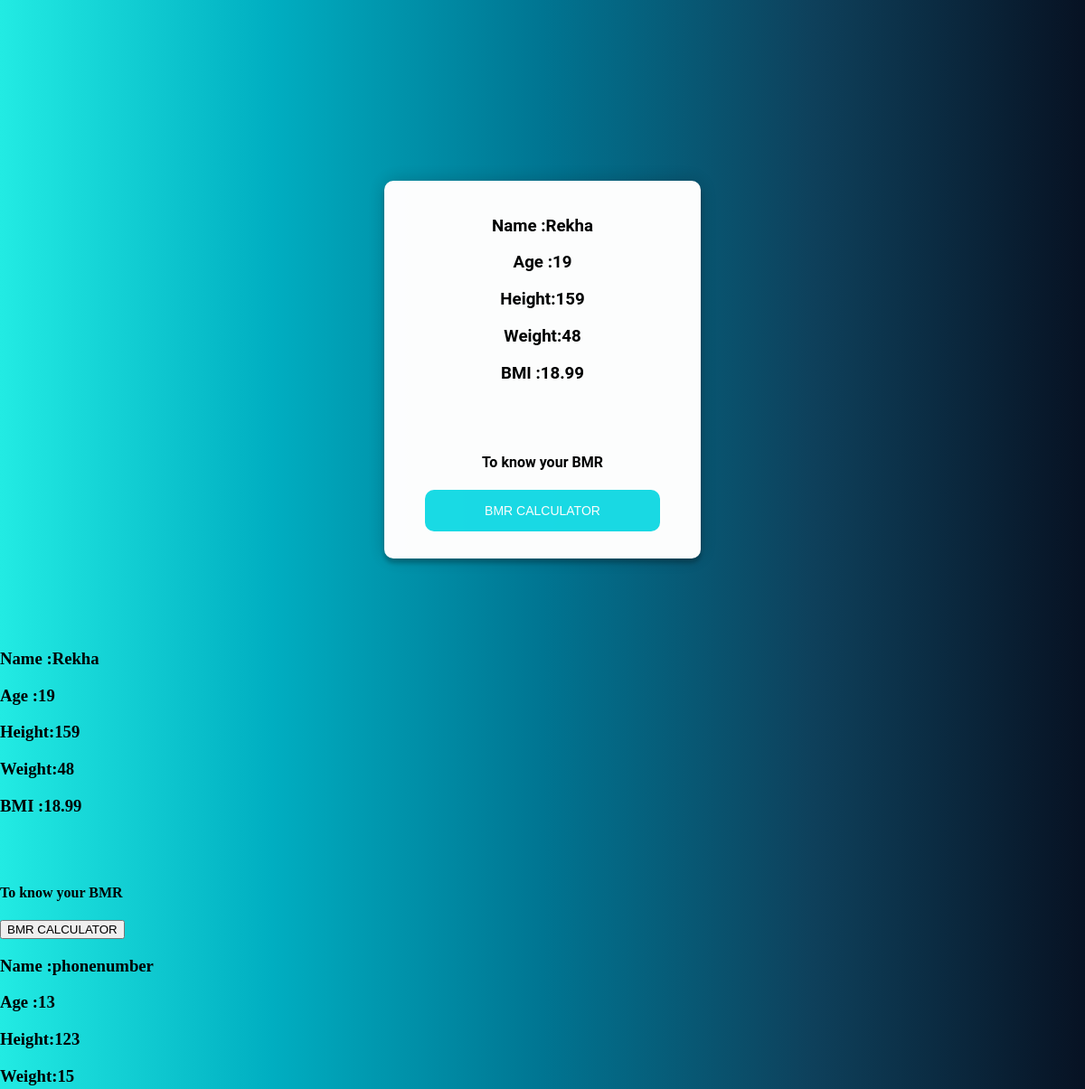
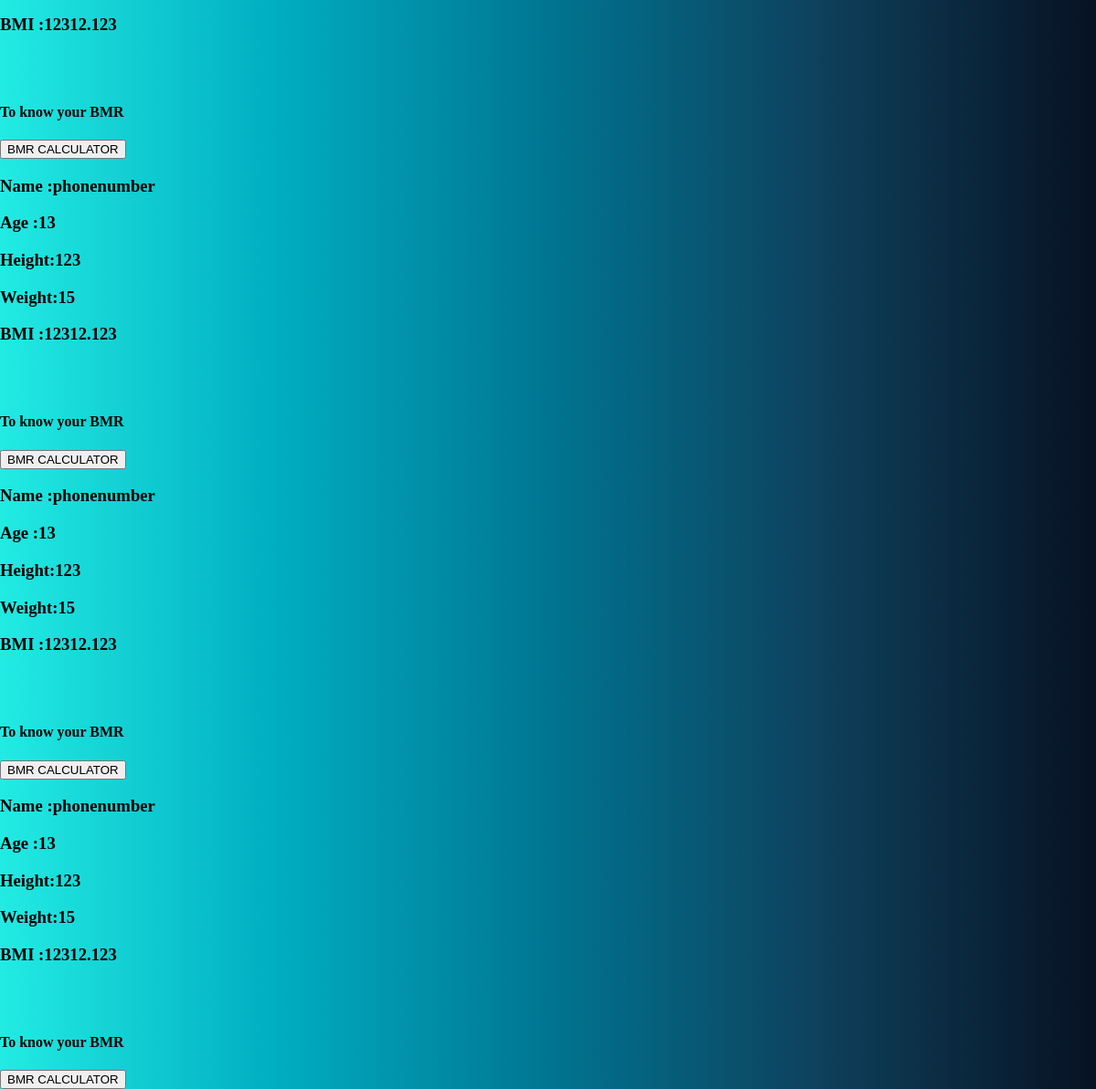
Screenshot of /details/ with the database file from the repository (2 pictures, top to bottom).
### userdata/models.py (models this page shows, shortened)
class userdata (models.Model):
        name = models.CharField(max_length=200)
        age = models.BigIntegerField()
        weight= models.BigIntegerField()
        height=models.BigIntegerField()
        bmi = models.FloatField()

### details/views.py (the view)
# urls.py: path('', views.details, name='details' ),
def details (request):
    usersdata=userdata.objects.all()
    return render (request, 'detail.html', {'data':usersdata})

### templates/detail.html (shortened to what this page needs)
<!DOCTYPE html>
<html>
<head>
</head>
<body>
    <div class="form" >
		<form method="GET" action="{% url 'login' %}">
			{%for dt in data%}
        <h3>Name :{{dt.name}}<h3>
		<h3>Age   :{{dt.age}}<h3>
		<h3>Height:{{dt.height}}<h3>
		<h3>Weight:{{dt.weight}}<h3>
		<h3>BMI   :{{dt.bmi}}</h3>
		<br>
		<br>
		<h4>To know your BMR</h4>
		<button type="submit" >BMR CALCULATOR </button>
	</div>
	{%endfor%}
</body>
</html>

### templates/detail.html (style rules this page uses)
body { padding: 0; margin: 0; background-image: linear-gradient(to left, #071223, #0e405b, #007592, #00aec1, #22ebe3); background-size: cover; }
.form { font-family: "Roboto", sans-serif; position: relative; z-index: 1; background: #FFFFFF; opacity: 99%; max-width: 260px; margin: 200px auto 100px; padding: 20px 45px 30px 45px; text-align: center; box-shadow: 0 0 20px 0 rgba(0, 0, 0, 0.2), 0 5px 5px 0 rgba(0, 0, 0, 0.24); border-radius: 10px; }
.form button { text-transform: uppercase; outline: 0; border-radius: 10px; background: #1ADBE5; width: 100%; border: 0; padding: 15px; color: #FFFFFF; font-size: 14px; cursor: pointer; }

### rows the page displays
userdata: name "Rekha", age "19", height "159", weight "48", bmi "18.99"
userdata: name "Rekha", age "19", height "159", weight "48", bmi "18.99"
userdata: name "phonenumber", age "13", height "123", weight "15", bmi "12312.123"
userdata: name "phonenumber", age "13", height "123", weight "15", bmi "12312.123"
userdata: name "phonenumber", age "13", height "123", weight "15", bmi "12312.123"
userdata: name "phonenumber", age "13", height "123", weight "15", bmi "12312.123"
